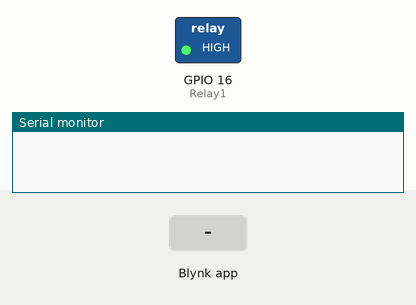
Recording of a sketch running on a simulated ESP8266 (NodeMCU). Parts: switched loads named in the sketch (green lamp = pin HIGH), the last lines printed to the serial monitor. The test bench sets the inputs (shaded band). WiFi joins after 1.5 s; servers stay silent unless stated.

Above: at 3.0 s.
3.1 s: Blynk app writes 0 to V0
At 3.7 s:
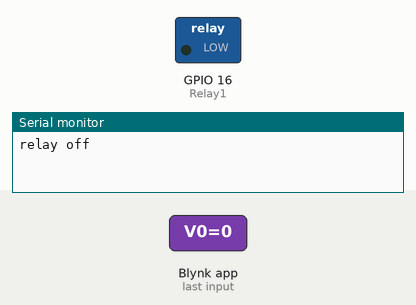
4.6 s: Blynk app writes 1 to V0
At 6.0 s:
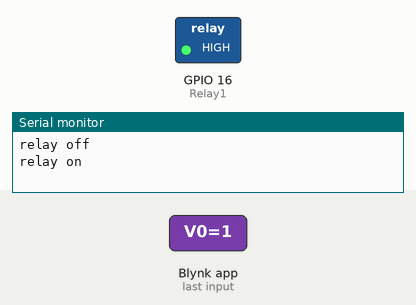
Timing chart, 0 to 7.6 s (numbered marks = the images above; inputs shaded):
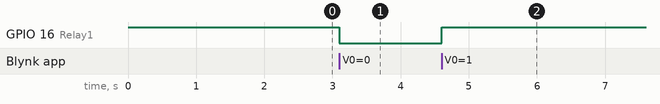

The sketch:

nodemcu_and_relay_using_blynk.ino
```cpp
#define BLYNK_PRINT Serial

#include <ESP8266WiFi.h>
#include <BlynkSimpleEsp8266.h>
// You should get Auth Token in the Blynk App.
// Go to the Project Settings (nut icon).
char auth[] = "";
// Your WiFi credentials.
// Set password to "" for open networks.
char ssid[] = "";
char pass[] = "";

const int Relay1 = 16;

void setup()
{
  pinMode(Relay1,OUTPUT);
  digitalWrite(Relay1,HIGH);
  // Debug console
  Serial.begin(9600);

  Blynk.begin(auth, ssid, pass);
}

void loop()
{
  Blynk.run();
}

BLYNK_WRITE(V0)
{
  int pinValue = param.asInt();

  if(pinValue == 1)
  {
    digitalWrite(Relay1,HIGH);
    Serial.println("relay on");
  }
  else if(pinValue == 0)
  {
    digitalWrite(Relay1,LOW);
    Serial.println("relay off");
  }
}
```

Measured:
- after the input at 3.1 s, GPIO 16 (Relay1): HIGH → LOW at once
- after the input at 4.6 s, GPIO 16 (Relay1): LOW → HIGH at once
